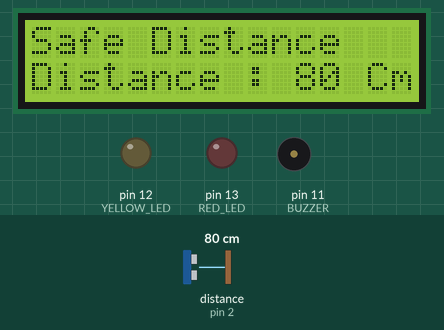
Simulated run of this program. Board: Arduino Uno, built with avr-gcc and run on an emulated ATmega328P. Parts: 16×2 character LCD, output pins drawn as LEDs (lit = HIGH), buzzer (waves = sounding). Wiring (from diagram.json): ultrasonic range finder: trigger pin 3; echo pin 2. The test bench sets the inputs (shaded band); at power-on: distance to the obstacle (sensor on pin 2) 80 cm. The echo pulse lasts 58.3 µs per cm; pins used as bus, display or sensor lines are not drawn.

Above: at 1.2 s.
1.3 s: distance to the obstacle (sensor on pin 2) set to 23 cm
At 3.1 s:
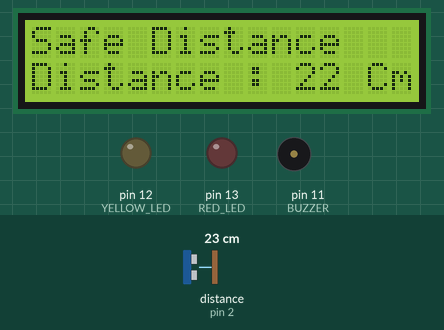
3.6 s: distance to the obstacle (sensor on pin 2) set to 19 cm
At 4.7 s:
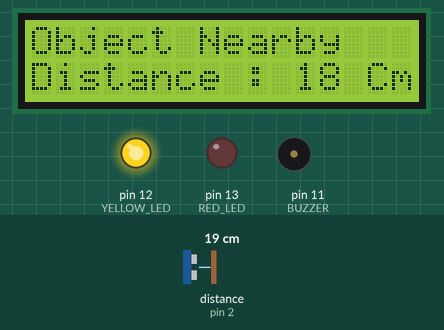
5.7 s: distance to the obstacle (sensor on pin 2) set to 13 cm
At 7.5 s:
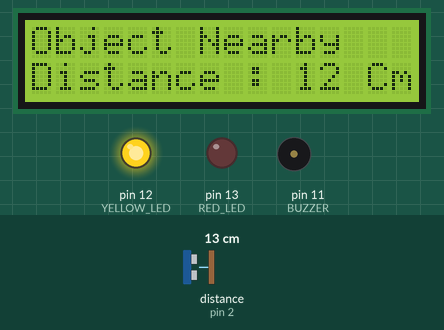
7.8 s: distance to the obstacle (sensor on pin 2) set to 10 cm
At 10.1 s:
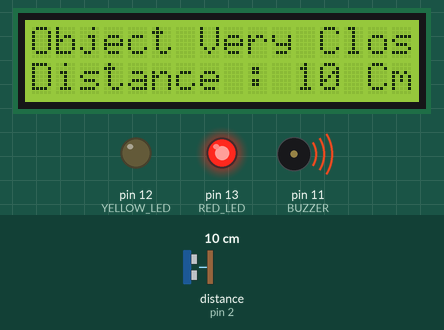
11.9 s: distance to the obstacle (sensor on pin 2) set to 18 cm
At 13.9 s:
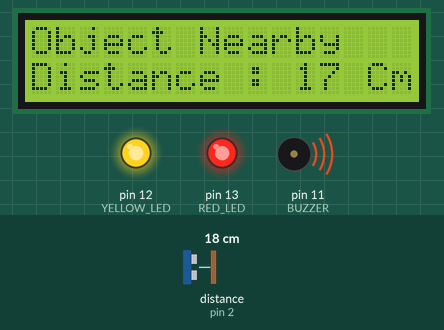
Timing chart, 0 to 15.0 s (numbered marks = the images above; inputs shaded):
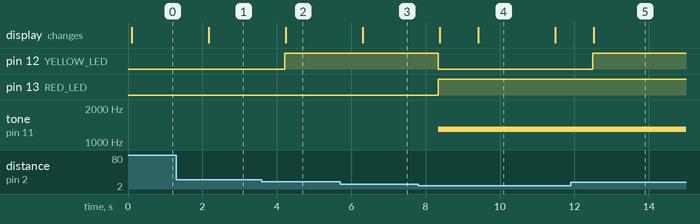

The program:

main.cpp
```cpp
#include <Arduino.h>
#include <LiquidCrystal_I2C.h>

LiquidCrystal_I2C lcd(0x27,16,2);

#define PIN_TRIG 3
#define PIN_ECHO 2
#define RED_LED 13
#define YELLOW_LED 12
#define BUZZER 11

void setup() {

  lcd.init();
  lcd.backlight();
  lcd.clear();

  pinMode(PIN_TRIG, OUTPUT);
  pinMode(PIN_ECHO, INPUT);

  pinMode(RED_LED,OUTPUT);
  pinMode(YELLOW_LED,OUTPUT);
  pinMode(BUZZER,OUTPUT);

}

void loop() {

  digitalWrite(PIN_TRIG, HIGH);
  delayMicroseconds(10);
  digitalWrite(PIN_TRIG, LOW);

  int duration = pulseIn(PIN_ECHO, HIGH);
  int cm = duration / 58;

  if (10<cm && cm<=20){
    digitalWrite(YELLOW_LED,HIGH);
    lcd.setCursor(0,0);
    lcd.clear();
    lcd.print("Object Nearby");
  }
  if (cm<=10){
    digitalWrite(RED_LED,HIGH);
    tone(BUZZER,1300);
    digitalWrite(YELLOW_LED,LOW);
    lcd.setCursor(0,0);
    lcd.clear();
    lcd.print("Object Very Close");
  }
  if (cm>20){
    digitalWrite(RED_LED,LOW);
    digitalWrite(YELLOW_LED,LOW);
    noTone(BUZZER);
    lcd.setCursor(0,0);
    lcd.clear();
    lcd.print("Safe Distance");
  }

  lcd.setCursor(0,1);
  lcd.print("Distance : ");
  lcd.setCursor(11,1);
  lcd.print(cm);
  lcd.setCursor(14,1);
  lcd.print("Cm");

  delay(1000);
}
```

Measured:
- the behaviour switches between 22 and 21 cm on distance to the obstacle (sensor on pin 2) (found by bisection; images 1 and 2)
- the behaviour switches between 12 and 11 cm on distance to the obstacle (sensor on pin 2) (found by bisection; images 3 and 4)
- after the input at 1.3 s, the display: changes after 0.88 s (image 1)
- after the input at 3.6 s, pin 12 (YELLOW_LED): LOW → HIGH after 0.61 s; the display: changes after 0.64 s (image 2)
- after the input at 5.7 s, the display: changes after 0.61 s (image 3)
- after the input at 7.8 s, pin 12 (YELLOW_LED): HIGH → LOW after 0.55 s; pin 13 (RED_LED): LOW → HIGH after 0.55 s; tone on pin 11 (BUZZER): silent → 1300 Hz after 0.55 s; the display: first changes after 0.58 s (image 4 shows a later state)
- after the input at 11.9 s, pin 12 (YELLOW_LED): LOW → HIGH after 0.59 s; the display: changes after 0.62 s (image 5)
